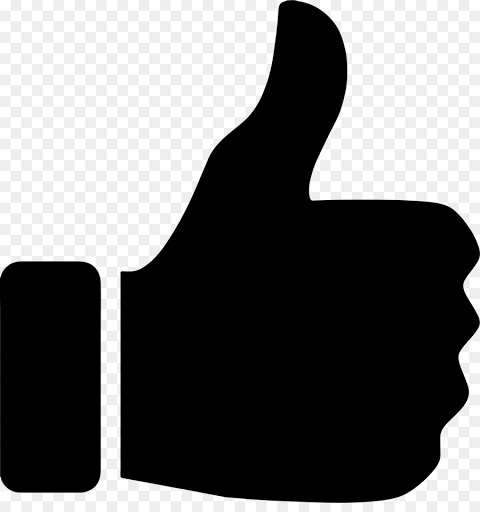
#> input picture hand1.jpg, 480 x 512 px
$ jupyter execute --allow-errors CyberBullyingDetectionusingML2.ipynb
#> lines starting #> are read from the running program, lines starting #| are printed output that depends on the picture
#### Cyber Bully Text Detector

Disclaimer; there are parts of code that have been made markdown type since those models werent used in the final run and top 3 were chosen only.
In order to run the following models make the cell "code" for Bag of words using TF IDF and turn CV cell to markdown
1. Multinomial Naïve Bayes
2. XGBOOST
* the above two models are actually 'markdown version' in the final submission since we didnt use them

In order to run the following models make the cell "code" for Bag of words using CV and turn TF IDF cell to markdown
1. Gaussian Naive bayes
2. SVM
3. Random Forest

[cell 1]
#install this in terminal before running the code
#brew install libomp

#Load packages
import nltk
nltk.download('wordnet')
#> (this line was passed over: nltk is not available in this run)
import re
import pandas as pd
import numpy as np
import string

#Text Preprocessing
import string
from collections import defaultdict
from collections import  Counter
import nltk
nltk.download('punkt')
#> (this line was passed over: nltk is not available in this run)
from nltk.stem import WordNetLemmatizer
from nltk.tokenize import sent_tokenize, word_tokenize


#model training
from sklearn.model_selection import train_test_split
from sklearn.neighbors import KNeighborsClassifier
from sklearn import metrics
from sklearn.metrics import confusion_matrix, f1_score, precision_recall_curve
from sklearn.model_selection import GridSearchCV, train_test_split,cross_val_score
#!pip install xgboost
import xgboost as xgb
from sklearn.naive_bayes import GaussianNB
from scipy.sparse import hstack

# Classification Models and Success metrics
from sklearn.metrics import accuracy_score, precision_score, recall_score
from sklearn.metrics import confusion_matrix, classification_report
from sklearn.metrics import roc_auc_score

#visualizations
import seaborn as sns
import matplotlib.pyplot as plt
from wordcloud import WordCloud
from PIL import Image

#### reading the data from the folder

[cell 2]
df=pd.read_csv('train.csv')
#> (reads train.csv from the repository)

[cell 3]
df=df.reindex(columns=['Comment', 'Insult'])

[cell 4]
## Get the Independent Features
X=df.iloc[:,:-1]
## Get the dependent Features
Y=df.iloc[:,-1]

[cell 5]
X.shape,Y.shape

[cell 6]
X.head()

# Text Preprocessing

Here we try to clean the data and remove unnecessary details

The commented code is basically where we tried it both ways, by keeping certain features and by removing certain techniques and finally ended up with what was better

#### Details on Lemmatization
It is the process of grouping together the different inflected forms of a word so they can be analysed as a single item. Lemmatization is similar to stemming but it brings context to the words. So it links words with similar meaning to one word.
Text preprocessing includes both Stemming as well as Lemmatization. Many times people find these two terms confusing. Some treat these two as same. Actually, lemmatization is preferred over Stemming because lemmatization does morphological analysis of the words.

We will run the model with punctuations and without punctuations and see which one gives better results since as per our analysis on the raw data, punctuations count can actually help in certain cases to recognize the insult better.

### Future Scope of Cleaning and Pre processing

#### Spell check using text blob
from textblob import TextBlob
df['text_rare'].apply(lambda x: str(TextBlob(x).correct()))

from emot.emo_unicode import UNICODE_EMO, EMOTICONS
#### Converting emojis to words
def convert_emojis(text):
    for emot in UNICODE_EMO:
        text = text.replace(emot, "_".join(UNICODE_EMO[emot].replace(",","").replace(":","").split()))
        return text
#### Converting emoticons to words
def convert_emoticons(text):
    for emot in EMOTICONS:
        text = re.sub(u'('+emot+')', "_".join(EMOTICONS[emot].replace(",","").split()), text)
        return text

#> (a cell that did not finish here is left out)

[cell 8]
#Remove urls, html, punctuation
def preProcess(iter):


        # remove extra space
        regex_ws=re.compile("\s+")
        ret=regex_ws.sub(" ",iter)
        ret=ret.replace("&amp;","&").replace("&lt;","<").replace("&gt;",">").replace("\\x"," ")
        #text="".join([word for word in text if word not in string.punctuation])

        #Replace URL
        regexp="(https?:\/\/(?:www\.|(?!www)|(?:xmlns\.))[a-zA-Z0-9][a-zA-Z0-9-]+[a-zA-Z0-9]\.[^\s]{2,}|www\.[a-zA-Z0-9][a-zA-Z0-9-]+[a-zA-Z0-9]\.[^\s]{2,}|https?:\/\/(?:www\.|(?!www))[a-zA-Z0-9]+\.[^\s]{2,}|www\.[a-zA-Z0-9]+\.[^\s]{2,})"
        ret=re.sub(regexp,"url",ret)

        #replace @addresses
        regexp='@[A-z0-9_]+'
        ret=re.sub(regexp,"@refertoperson",ret)

        #replace anything other than lower/upper  alphabets with space (number will be excluded as well)
        regexp='[^a-zA-z]'
        ret=re.sub(regexp,' ',ret)

        #Bring everything to lowercase
        ret=ret.lower()

        #Split on punctuations
        #ret1=word_tokenize(ret)
        ret1=re.split(" ",ret)


        #lemmatize
        ret2=[wordnet.lemmatize(word) for word in ret1 if word not in stopword_set]
        ret2=" ".join(ret2)

        #Remove Stopwords
        ret2=[word for word in ret1 if word not in stopword_set]
        ret2=" ".join(ret2)

        #removing punctuations
        #ret2="".join([char for char in ret2 if char not in string.punctuation])

        return ret2

#> (a cell that did not finish here is left out)

[cell 10]
df.head(5)

## Data Visualizations

[cell 11]
plt.figure(figsize = (5, 5))
sns.countplot(x = "Insult", data = df)
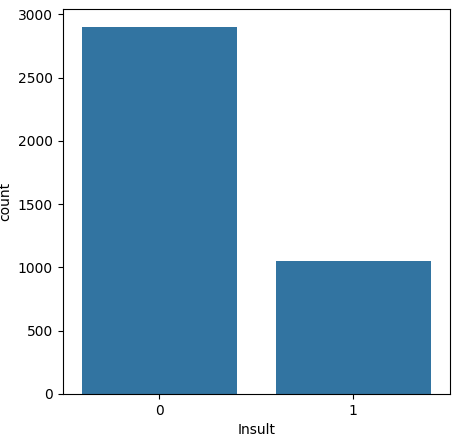
#> figure drawn by matplotlib, 1 panel

#### Graphical Pie chart representation of data

[cell 12]
#%age split of insults to non insults
piechart = [len(df[df['Insult']==1]),len(df[df['Insult']==0])]
activities = ['Cyber Bully text', 'Normal text']
colors = ['r', 'c']
plt.pie(piechart, labels=activities, colors=colors, startangle=90, autopct='%.1f%%')
plt.show()
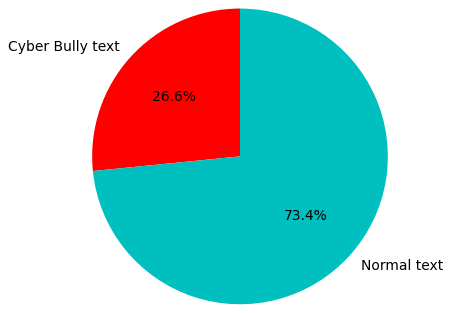
#> figure drawn by matplotlib, 1 panel

#### WordCloud

[cell 13]
# [5 lines left out: function random_color_func, not called in this run]

imgmask=np.array(Image.open('hand1.jpg').rotate(180))
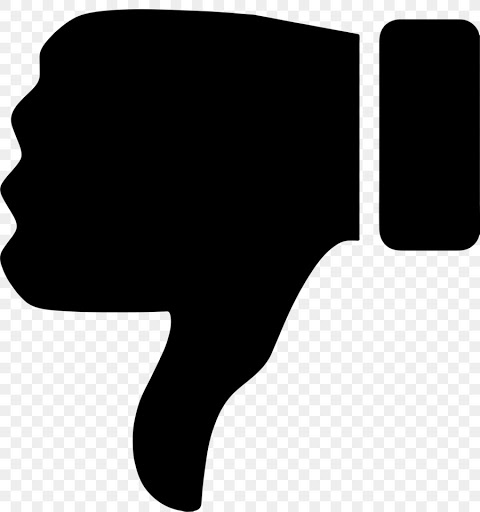
#> imgmask: shape (512, 480, 3); min 0, max 255, mean 109.7

#> (the rest of this cell did not finish here and is left out)

#### Adding features in the dataset

[cell 14]
df['text_length']=df.Comment.map(lambda x:len(x))
df['word_count']=df.Comment.str.split().map(lambda x:len(x))
df['unique_word_count']=df.Comment.map(lambda x:len(set(str(x).split())))
df['mean_word_length']=df.Comment.map(lambda x:np.mean([len(w) for w in str(x).split()]))
import string
df['punctuation_count']=df.Comment.map(lambda x:len([c for c in str(x) if c in string.punctuation]))

#### More visualizations

[cell 15]
def plotbars(feature):
    plt.figure(figsize = (4, 4))
    xyz=df.groupby(['Insult'])[feature].describe()[['mean']]
    pd.pivot_table(xyz, values ='mean', index = 'Insult', columns = 'Insult').plot.bar()
    plt.ylabel('Mean {}'.format(feature) )
    plt.xticks(rotation=0)
    plt.title('Mean {} Comparison'.format(feature),fontsize=14 )#fontweight='bold',color='blue'

[cell 16]
plotbars('text_length')
plotbars('word_count')
plotbars('unique_word_count')
plotbars('mean_word_length')
plotbars('punctuation_count')
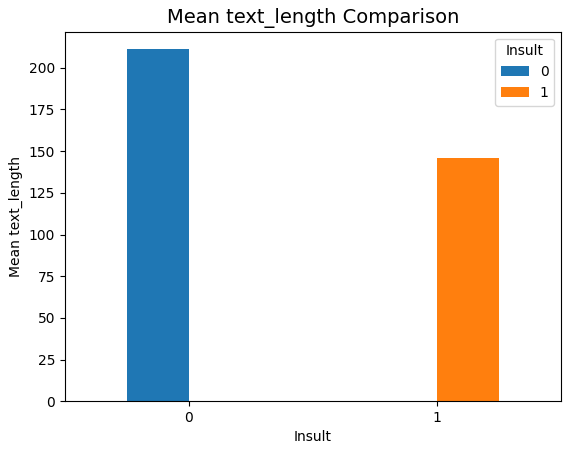
#> figure drawn by matplotlib, 1 panel
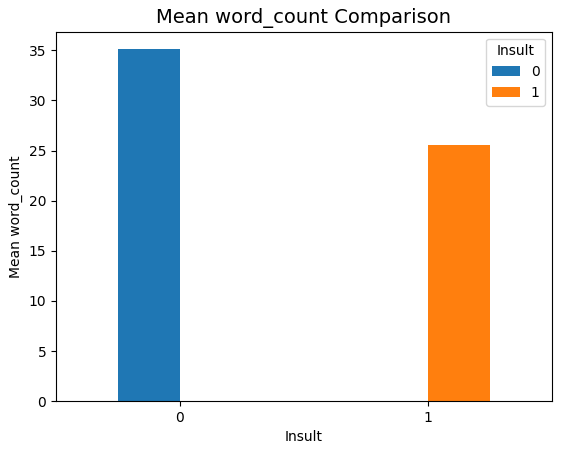
#> figure drawn by matplotlib, 1 panel
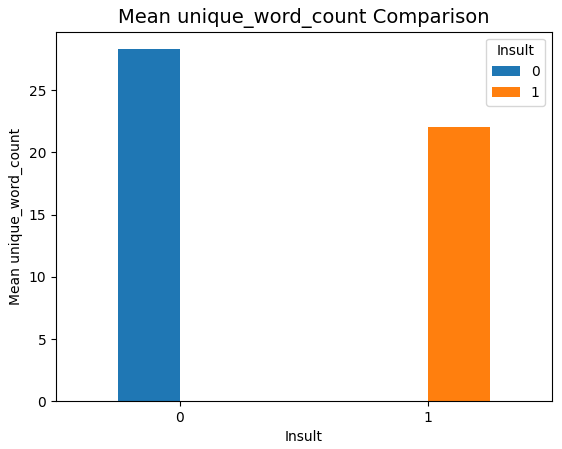
#> figure drawn by matplotlib, 1 panel
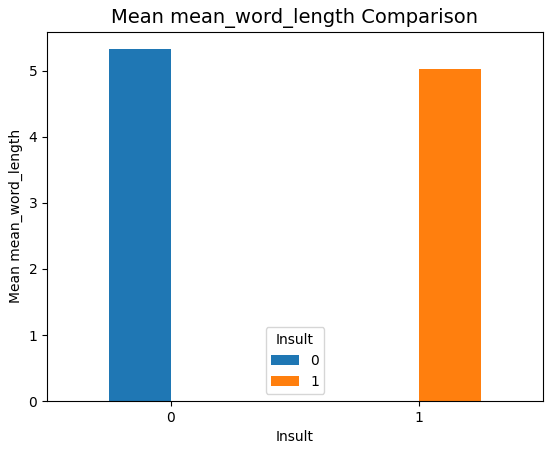
#> figure drawn by matplotlib, 1 panel
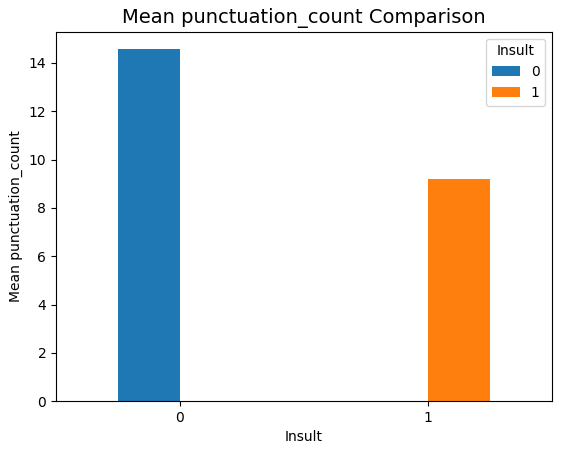
#> figure drawn by matplotlib, 1 panel

#### Results:
As per the above graphs, text length, word count and punctuation count is usually higher in non insult text. Using this can help our analysis

### Bag of Words using Term frequency TF IDF
the cell below needs to be turned to 'code' if running multinomial naive bayes and XG boost models (for best results)

# Creating the TF-IDF model
from sklearn.feature_extraction.text import TfidfVectorizer
char_vectorizer = TfidfVectorizer(
    sublinear_tf=True,
    strip_accents='unicode',
    analyzer='char',
    ngram_range=(2, 6),
    norm='l2',
    min_df=0,
    smooth_idf=False,preprocessor=preProcess,
    max_features=3000)
char_vectorizer.fit(train_text)
#transformation using TF IDF
train_char_features = char_vectorizer.transform(train_text)
print('Shape of features:  ' ,train_char_features.shape)
#sparse matrix
X_Tfidf_df=pd.DataFrame(train_char_features.toarray())
#assigning the right column names
X_Tfidf_df.columns = char_vectorizer.get_feature_names()
X_Tfidf_df.head()
#assigning features to X
X=X_Tfidf_df
#assigning labels to Y
y=df['Insult']
#checking the shape
print(X.shape,"   ",y.shape)

[cell 17]
X.head()

### Bag Of Words using Count Vectorizer

associate index to each word in a vocabulary in a sparse matrix – each has a length of the length equal to count of all unique words in data - each word as a result is given a flag of 1/0
since it creates a sparse vector, change it to the dense vector – increases the features

** the cell below needs to be turned to 'code' when checking the SVM, Random Forest and Gaussian Naive Bayes. and it needs to be turned to 'markdown' when running the 'Multinomial Naive Bayes and XG Boost model

#> (a cell that did not finish here is left out)

#### adding extra numerical features

Since our model performed better without the extra features, i have made the cell below a mark down cell

X['text_length']=df['text_length']
X['word_count']=df['word_count']
X['unique_word_count']=df['unique_word_count']
X['punctuation_count']=df['punctuation_count']

# Train_Test Split

creating 30% split for test size and remaining for training
stratifying based on Y (insult 0/1)

#> (a cell that did not finish here is left out)

#### Using SMOTE to oversample minority data to achieve more balanced data set

#> (a cell that did not finish here is left out)

#### Scaling the numerical features

from sklearn.preprocessing import MinMaxScaler
scaler = MinMaxScaler()
num_cols=['text_length','word_count' ,'unique_word_count','punctuation_count' ]
standardized_numeric_data = scaler.fit_transform(x_train[num_cols])
x_train = np.concatenate((standardized_numeric_data,np.array(x_train.drop(columns=num_cols))),axis=1)

standardized_numeric_data = scaler.fit_transform(x_test[num_cols])
x_test = np.concatenate((standardized_numeric_data,np.array(x_test.drop(columns=num_cols))),axis=1)

#### functions to plot learning curve and models + evaluations

[cell 21]
from sklearn.model_selection import learning_curve

# [84 lines left out: functions plot_learning_curve, model, not called in this run]

### MultiNomial Naive Bayes

 multinomial naive bayes since it goes well with the sequential text related data

[cell 22]
from sklearn.naive_bayes import MultinomialNB
#> (the rest of this cell did not finish here and is left out)

### Gaussian Naive Bayes

[cell 23]
from sklearn.naive_bayes import GaussianNB
#> (the rest of this cell did not finish here and is left out)

### XGBoost classifier
Reason: its an ensemble and it classifies very well when compared to decision trees, logistics and random forest

[cell 24]
from xgboost import XGBClassifier
model(XGBClassifier(), x_train, x_test, y_train.values.ravel(),y_test.values.ravel(),0)
#> (this line was passed over: xgboost is not available in this run)

#### SVC Classifier

[cell 25]
from sklearn.svm import SVC
#> (the rest of this cell did not finish here and is left out)

#### SVM with hyperparameters

#> (a cell that did not finish here is left out)

#### Random Forest Classifier

[cell 27]
from sklearn.ensemble import RandomForestClassifier
#> (the rest of this cell did not finish here and is left out)

#### Random forest hyper parameter tuning

[cell 28]
from sklearn.ensemble import RandomForestClassifier #random_state=60,n_estimators=50,min_samples_split=100
#> (the rest of this cell did not finish here and is left out)

# Let us try with New set of data points that the model has not seen before

[cell 29]
newdata=pd.read_csv('test_with_solutions.csv')
#> (reads test_with_solutions.csv from the repository)
